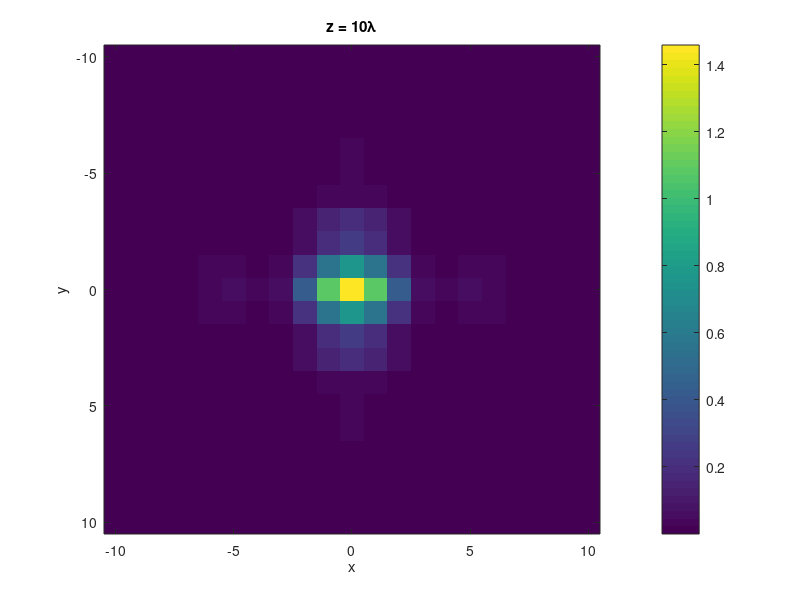
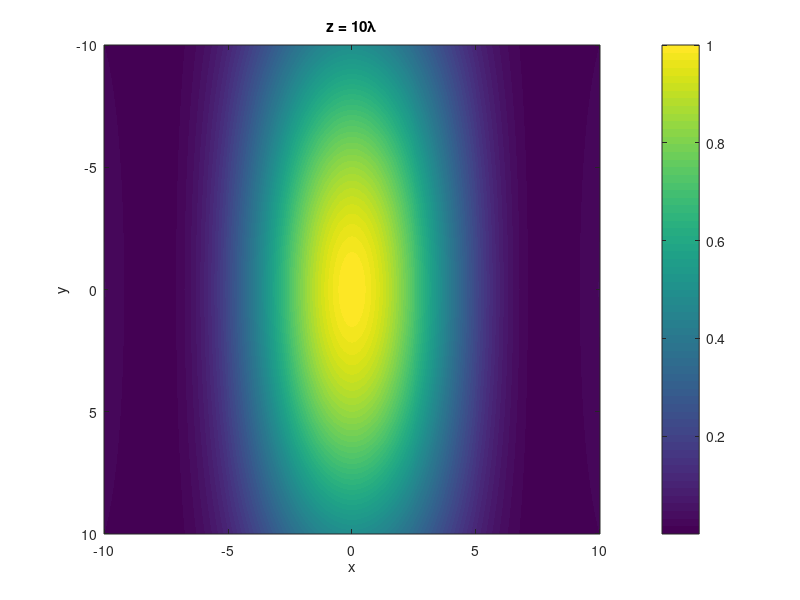
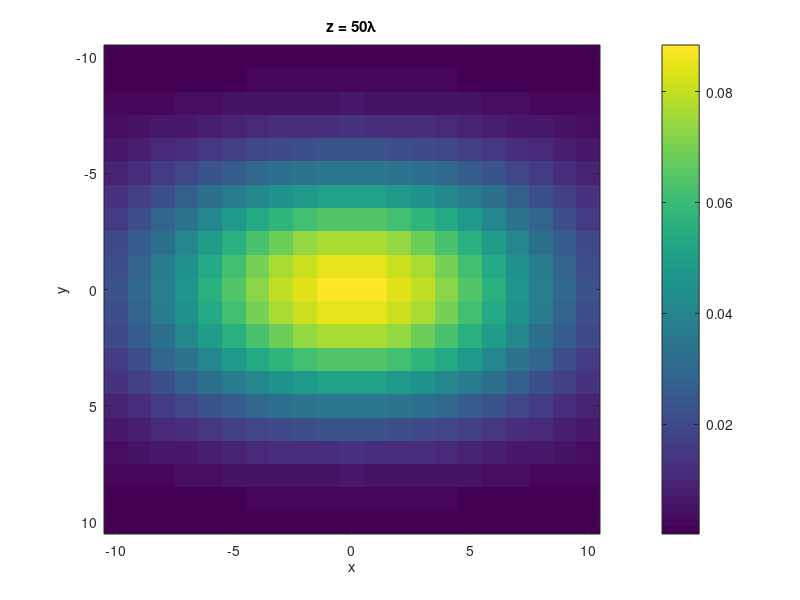
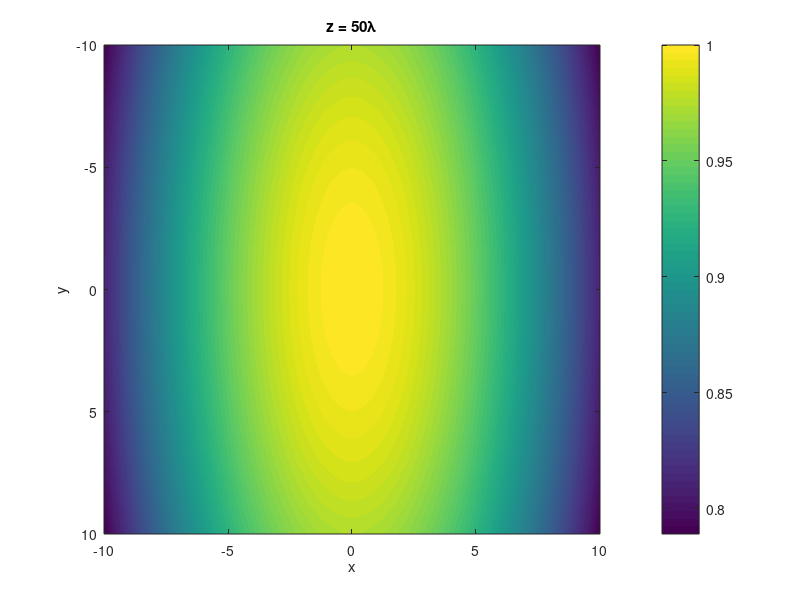

Write MATLAB code to recreate these figures, in order.
% 4.	Рассмотреть с помощью интеграла Рэлея-Зоммерфельда первого рода дифракцию плоской монохроматической волны на прямоугольной апертуре с размерами 5λ×3λ.
%Получить распределение интенсивности вдоль оси x на расстояниях от экрана равных 10λ и 50λ (рисунок 2).
%Сравнить результаты полученные при дифракции на прямоугольной апертуре с аналитическим решением в дальней зоне (sinc).

% Очистка рабочего пространства и закрытие графических окон
close all; % Закрытие всех открытых графических окон
clear;     % Очистка рабочего пространства от переменных

% Параметры сцены
lambda = 1;            % Длина волны
a = 5 * lambda;        % Ширина сцены
b = 3 * lambda;        % Высота сцены
k = 2 * pi / lambda;   % Волновое число
grid_size = 10;        % Размер сетки
N = 1000;              % Количество точек в сетке
x = linspace(-a/2, a/2, N); % Координаты по оси x
y = linspace(-b/2, b/2, N); % Координаты по оси y
[X, Y] = meshgrid(x, y);    % Создание сетки координат
z = [10 50] * lambda;       % Расстояния до экрана

% Начальное поле
initial_wave = @(z) exp(1i*2*pi*(z/lambda)); % Функция начальной волны

% Функция интенсивности (аналитическое)
intensity_function = @(x, y, z) (sin(k*a.*X/(2*z))./(k*a.*X/(2*z))).^2 .* (sin(k*b.*Y/(2*z))./(k*b.*Y/(2*z))).^2;

% Расчет интеграла
for z_index = 1:length(z)
    wave_field = zeros(2*grid_size, 2*grid_size); % Создание массива для волнового поля
    for i = 1:(2*grid_size+1)
        for j = 1:(2*grid_size+1)
            X_val = i-(grid_size+1); % Координата x текущей ячейки
            Y_val = j-(grid_size+1); % Координата y текущей ячейки
            % Функция подынтегрального выражения
            integrand = @(x,y) initial_wave(z(z_index)).*(exp(1i.*k.*(sqrt((X_val-x).^2+(Y_val-y).^2+z(z_index).^2)))./((X_val-x).^2+(Y_val-y).^2+z(z_index).^2)).*(1+(1i./(k.*sqrt((X_val-x).^2+(Y_val-y).^2+z(z_index).^2))));
            % Вычисление интеграла по двумерной области
            wave_field(i,j) = integral2(integrand,-2.5*lambda,2.5*lambda, -1.5*lambda,1.5*lambda);
        end
    end
    % Дальнейшая обработка волнового поля (коррекции фазы волнового поля и масштабирование амплитуды)
    wave_field = -(1i*k*z(z_index))/(2*pi).*wave_field;
    % Вычисление интенсивности
    intensity = intensity_function(X, Y, z(z_index));
    intensity = intensity / max(intensity(:)); % Нормировка интенсивности

    % Визуализация результатов
    % Визуализация волнового поля
    figure;
    imagesc(-grid_size:grid_size, -grid_size:grid_size, wave_field.*conj(wave_field));
    xlabel('x');
    ylabel('y');
    title(['z = ' num2str(z(z_index)) 'λ']); % Заголовок с расстоянием до экрана
    colorbar;

    % Визуализация интенсивности
    figure;
    imagesc(-grid_size:grid_size, -grid_size:grid_size, intensity);
    xlabel('x');
    ylabel('y');
    title(['z = ' num2str(z(z_index)) 'λ']); % Заголовок с расстоянием до экрана
    colorbar;
end

